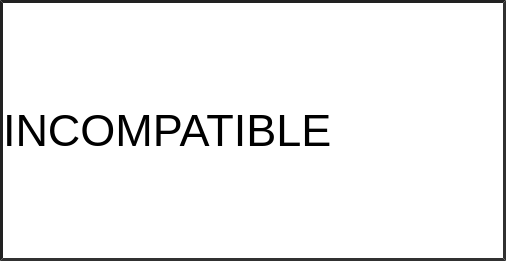
      <widget class="QFrame" name="frame_5">
       <property name="geometry">
        <rect>
         <x>1395</x>
         <y>760</y>
         <width>506</width>
         <height>261</height>
        </rect>
       </property>
       <property name="styleSheet">
        <string notr="true">background-color: white;
border: 3px inset; border-color: #212121;</string>
       </property>
       <property name="frameShape">
        <enum>QFrame::StyledPanel</enum>
       </property>
       <property name="frameShadow">
        <enum>QFrame::Raised</enum>
       </property>
       <widget class="QWidget" name="widget_2" native="true">
        <property name="geometry">
         <rect>
          <x>3</x>
          <y>3</y>
          <width>500</width>
          <height>255</height>
         </rect>
        </property>
        <property name="styleSheet">
         <string notr="true">background-color: rgb(85, 0, 0); border: 0px solid;</string>
        </property>
        <widget class="QLabel" name="STEERINGwheel">
         <property name="geometry">
          <rect>
           <x>40</x>
           <y>53</y>
           <width>170</width>
           <height>170</height>
          </rect>
         </property>
         <property name="styleSheet">
          <string notr="true"/>
         </property>
         <property name="text">
          <string/>
         </property>
        </widget>
        <widget class="QProgressBar" name="clutchpos">
         <property name="enabled">
          <bool>true</bool>
         </property>
         <property name="geometry">
          <rect>
           <x>260</x>
           <y>142</y>
           <width>40</width>
           <height>81</height>
          </rect>
         </property>
         <property name="sizePolicy">
          <sizepolicy hsizetype="Expanding" vsizetype="Fixed">
           <horstretch>0</horstretch>
           <verstretch>0</verstretch>
          </sizepolicy>
         </property>
         <property name="styleSheet">
          <string notr="true"/>
         </property>
         <property name="value">
          <number>0</number>
         </property>
         <property name="orientation">
          <enum>Qt::Vertical</enum>
         </property>
         <property name="invertedAppearance">
          <bool>false</bool>
         </property>
         <property name="textDirection">
          <enum>QProgressBar::TopToBottom</enum>
         </property>
        </widget>
        <widget class="QProgressBar" name="brakepos">
         <property name="geometry">
          <rect>
           <x>350</x>
           <y>142</y>
           <width>40</width>
           <height>81</height>
          </rect>
         </property>
         <property name="value">
          <number>0</number>
         </property>
         <property name="orientation">
          <enum>Qt::Vertical</enum>
         </property>
        </widget>
        <widget class="QProgressBar" name="acceleratorpos">
         <property name="geometry">
          <rect>
           <x>440</x>
           <y>102</y>
           <width>40</width>
           <height>121</height>
          </rect>
         </property>
         <property name="value">
          <number>0</number>
         </property>
         <property name="orientation">
          <enum>Qt::Vertical</enum>
         </property>
        </widget>
        <widget class="Line" name="line_8">
         <property name="geometry">
          <rect>
           <x>265</x>
           <y>160</y>
           <width>31</width>
           <height>2</height>
          </rect>
         </property>
         <property name="styleSheet">
          <string notr="true">background-color: rgb(0, 0, 0);</string>
         </property>
         <property name="frameShadow">
          <enum>QFrame::Plain</enum>
         </property>
         <property name="orientation">
          <enum>Qt::Horizontal</enum>
         </property>
        </widget>
        <widget class="Line" name="line_9">
         <property name="geometry">
          <rect>
           <x>265</x>
           <y>180</y>
           <width>31</width>
           <height>2</height>
          </rect>
         </property>
         <property name="styleSheet">
          <string notr="true">background-color: rgb(0, 0, 0);</string>
         </property>
         <property name="frameShadow">
          <enum>QFrame::Plain</enum>
         </property>
         <property name="orientation">
          <enum>Qt::Horizontal</enum>
         </property>
        </widget>
        <widget class="Line" name="line_11">
         <property name="geometry">
          <rect>
           <x>265</x>
           <y>200</y>
           <width>31</width>
           <height>2</height>
          </rect>
         </property>
         <property name="styleSheet">
          <string notr="true">background-color: rgb(0, 0, 0);</string>
         </property>
         <property name="frameShadow">
          <enum>QFrame::Plain</enum>
         </property>
         <property name="orientation">
          <enum>Qt::Horizontal</enum>
         </property>
        </widget>
        <widget class="Line" name="line_10">
         <property name="geometry">
          <rect>
           <x>355</x>
           <y>160</y>
           <width>31</width>
           <height>2</height>
          </rect>
         </property>
         <property name="styleSheet">
          <string notr="true">background-color: rgb(0, 0, 0);</string>
         </property>
         <property name="frameShadow">
          <enum>QFrame::Plain</enum>
         </property>
         <property name="orientation">
          <enum>Qt::Horizontal</enum>
         </property>
        </widget>
        <widget class="Line" name="line_12">
         <property name="geometry">
          <rect>
           <x>355</x>
           <y>180</y>
           <width>31</width>
           <height>2</height>
          </rect>
         </property>
         <property name="styleSheet">
          <string notr="true">background-color: rgb(0, 0, 0);</string>
         </property>
         <property name="frameShadow">
          <enum>QFrame::Plain</enum>
         </property>
         <property name="orientation">
          <enum>Qt::Horizontal</enum>
         </property>
        </widget>
        <widget class="Line" name="line_13">
         <property name="geometry">
          <rect>
           <x>355</x>
           <y>200</y>
           <width>31</width>
           <height>2</height>
          </rect>
         </property>
         <property name="styleSheet">
          <string notr="true">background-color: rgb(0, 0, 0);</string>
         </property>
         <property name="frameShadow">
          <enum>QFrame::Plain</enum>
         </property>
         <property name="orientation">
          <enum>Qt::Horizontal</enum>
         </property>
        </widget>
        <widget class="Line" name="line_14">
         <property name="geometry">
          <rect>
           <x>445</x>
           <y>160</y>
           <width>31</width>
           <height>2</height>
          </rect>
         </property>
         <property name="styleSheet">
          <string notr="true">background-color: rgb(0, 0, 0);</string>
         </property>
         <property name="frameShadow">
          <enum>QFrame::Plain</enum>
         </property>
         <property name="orientation">
          <enum>Qt::Horizontal</enum>
         </property>
        </widget>
        <widget class="Line" name="line_15">
         <property name="geometry">
          <rect>
           <x>445</x>
           <y>180</y>
           <width>31</width>
           <height>2</height>
          </rect>
         </property>
         <property name="styleSheet">
          <string notr="true">background-color: rgb(0, 0, 0);</string>
         </property>
         <property name="frameShadow">
          <enum>QFrame::Plain</enum>
         </property>
         <property name="orientation">
          <enum>Qt::Horizontal</enum>
         </property>
        </widget>
        <widget class="Line" name="line_16">
         <property name="geometry">
          <rect>
           <x>445</x>
           <y>200</y>
           <width>31</width>
           <height>2</height>
          </rect>
         </property>
         <property name="styleSheet">
          <string notr="true">background-color: rgb(0, 0, 0);</string>
         </property>
         <property name="frameShadow">
          <enum>QFrame::Plain</enum>
         </property>
         <property name="orientation">
          <enum>Qt::Horizontal</enum>
         </property>
        </widget>
        <widget class="Line" name="line_18">
         <property name="geometry">
          <rect>
           <x>445</x>
           <y>120</y>
           <width>31</width>
           <height>2</height>
          </rect>
         </property>
         <property name="styleSheet">
          <string notr="true">background-color: rgb(0, 0, 0);</string>
         </property>
         <property name="frameShadow">
          <enum>QFrame::Plain</enum>
         </property>
         <property name="orientation">
          <enum>Qt::Horizontal</enum>
         </property>
        </widget>
        <widget class="Line" name="line_19">
         <property name="geometry">
          <rect>
           <x>445</x>
           <y>140</y>
           <width>31</width>
           <height>2</height>
          </rect>
         </property>
         <property name="styleSheet">
          <string notr="true">background-color: rgb(0, 0, 0);</string>
         </property>
         <property name="frameShadow">
          <enum>QFrame::Plain</enum>
         </property>
         <property name="orientation">
          <enum>Qt::Horizontal</enum>
         </property>
        </widget>
        <widget class="QLabel" name="label_3">
         <property name="geometry">
          <rect>
           <x>83</x>
           <y>13</y>
           <width>91</width>
           <height>20</height>
          </rect>
         </property>
         <property name="font">
          <font>
           <pointsize>18</pointsize>
          </font>
         </property>
         <property name="text">
          <string>AXIS: 0°</string>
         </property>
        </widget>
        <widget class="QLabel" name="label_4">
         <property name="geometry">
          <rect>
           <x>262</x>
           <y>111</y>
           <width>41</width>
           <height>31</height>
          </rect>
         </property>
         <property name="font">
          <font>
           <pointsize>18</pointsize>
          </font>
         </property>
         <property name="text">
          <string>0%</string>
         </property>
        </widget>
        <widget class="QLabel" name="label_5">
         <property name="geometry">
          <rect>
           <x>352</x>
           <y>111</y>
           <width>41</width>
           <height>31</height>
          </rect>
         </property>
         <property name="font">
          <font>
           <pointsize>18</pointsize>
          </font>
         </property>
         <property name="text">
          <string>0%</string>
         </property>
        </widget>
        <widget class="QLabel" name="label_6">
         <property name="geometry">
          <rect>
           <x>442</x>
           <y>70</y>
           <width>41</width>
           <height>31</height>
          </rect>
         </property>
         <property name="font">
          <font>
           <pointsize>18</pointsize>
          </font>
         </property>
         <property name="text">
          <string>0%</string>
         </property>
        </widget>
        <widget class="QLabel" name="label_7">
         <property name="geometry">
          <rect>
           <x>0</x>
           <y>0</y>
           <width>500</width>
           <height>255</height>
          </rect>
         </property>
         <property name="font">
          <font>
           <pointsize>34</pointsize>
          </font>
         </property>
         <property name="styleSheet">
          <string notr="true">background-color: rgb(255, 255, 255); qproperty-alignment: AlignCenter;</string>
         </property>
         <property name="text">
          <string>INCOMPATIBLE</string>
         </property>
        </widget>
       </widget>
      </widget>
